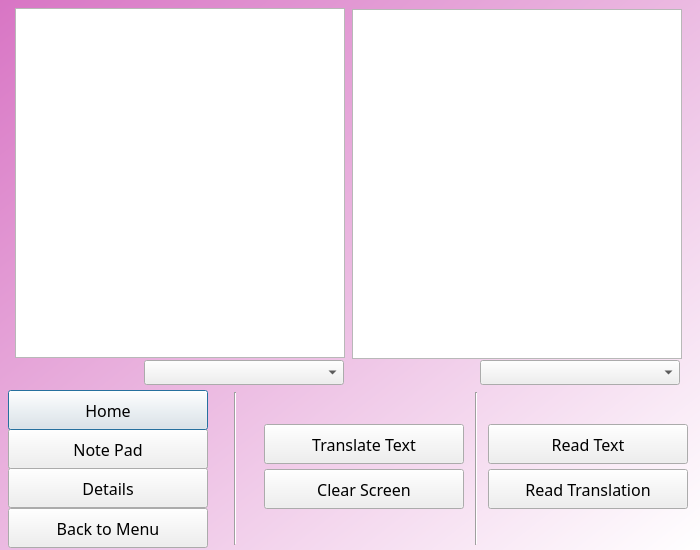
<?xml version="1.0" encoding="UTF-8"?>
<ui version="4.0">
 <class>Dialog</class>
 <widget class="QDialog" name="Dialog">
  <property name="geometry">
   <rect>
    <x>0</x>
    <y>0</y>
    <width>700</width>
    <height>550</height>
   </rect>
  </property>
  <property name="windowTitle">
   <string>Dialog</string>
  </property>
  <widget class="QWidget" name="widget" native="true">
   <property name="geometry">
    <rect>
     <x>0</x>
     <y>0</y>
     <width>700</width>
     <height>550</height>
    </rect>
   </property>
   <property name="styleSheet">
    <string notr="true">QWidget#widget{
	background-color: qlineargradient(spread:pad, x1:0, y1:0, x2:1, y2:1, stop:0 rgba(216, 117, 196, 255), stop:1 rgba(255, 255, 255, 255))
}</string>
   </property>
   <widget class="QPushButton" name="applicationscreen">
    <property name="geometry">
     <rect>
      <x>8</x>
      <y>390</y>
      <width>200</width>
      <height>40</height>
     </rect>
    </property>
    <property name="font">
     <font>
      <family>Agency FB</family>
      <pointsize>12</pointsize>
     </font>
    </property>
    <property name="styleSheet">
     <string notr="true"/>
    </property>
    <property name="text">
     <string>Home</string>
    </property>
    <property name="iconSize">
     <size>
      <width>70</width>
      <height>70</height>
     </size>
    </property>
   </widget>
   <widget class="QPushButton" name="backscreen">
    <property name="geometry">
     <rect>
      <x>8</x>
      <y>508</y>
      <width>200</width>
      <height>40</height>
     </rect>
    </property>
    <property name="font">
     <font>
      <family>Agency FB</family>
      <pointsize>12</pointsize>
     </font>
    </property>
    <property name="styleSheet">
     <string notr="true"/>
    </property>
    <property name="text">
     <string>Back to Menu</string>
    </property>
    <property name="iconSize">
     <size>
      <width>70</width>
      <height>70</height>
     </size>
    </property>
   </widget>
   <widget class="QPushButton" name="malevoice">
    <property name="geometry">
     <rect>
      <x>488</x>
      <y>424</y>
      <width>200</width>
      <height>40</height>
     </rect>
    </property>
    <property name="font">
     <font>
      <family>Agency FB</family>
      <pointsize>12</pointsize>
     </font>
    </property>
    <property name="styleSheet">
     <string notr="true"/>
    </property>
    <property name="text">
     <string>Read Text</string>
    </property>
    <property name="iconSize">
     <size>
      <width>70</width>
      <height>70</height>
     </size>
    </property>
   </widget>
   <widget class="QPushButton" name="detailsscreen">
    <property name="geometry">
     <rect>
      <x>8</x>
      <y>468</y>
      <width>200</width>
      <height>40</height>
     </rect>
    </property>
    <property name="font">
     <font>
      <family>Agency FB</family>
      <pointsize>12</pointsize>
     </font>
    </property>
    <property name="styleSheet">
     <string notr="true"/>
    </property>
    <property name="text">
     <string>Details</string>
    </property>
    <property name="iconSize">
     <size>
      <width>70</width>
      <height>70</height>
     </size>
    </property>
   </widget>
   <widget class="QComboBox" name="comboBox_1">
    <property name="geometry">
     <rect>
      <x>144</x>
      <y>360</y>
      <width>200</width>
      <height>25</height>
     </rect>
    </property>
    <property name="iconSize">
     <size>
      <width>16</width>
      <height>16</height>
     </size>
    </property>
   </widget>
   <widget class="QComboBox" name="comboBox_2">
    <property name="geometry">
     <rect>
      <x>480</x>
      <y>360</y>
      <width>200</width>
      <height>25</height>
     </rect>
    </property>
    <property name="iconSize">
     <size>
      <width>16</width>
      <height>16</height>
     </size>
    </property>
   </widget>
   <widget class="QTextEdit" name="textEdit_1">
    <property name="geometry">
     <rect>
      <x>15</x>
      <y>8</y>
      <width>330</width>
      <height>350</height>
     </rect>
    </property>
   </widget>
   <widget class="QTextEdit" name="textEdit_2">
    <property name="geometry">
     <rect>
      <x>352</x>
      <y>9</y>
      <width>330</width>
      <height>350</height>
     </rect>
    </property>
   </widget>
   <widget class="QPushButton" name="clearButton">
    <property name="geometry">
     <rect>
      <x>264</x>
      <y>469</y>
      <width>200</width>
      <height>40</height>
     </rect>
    </property>
    <property name="font">
     <font>
      <family>Agency FB</family>
      <pointsize>12</pointsize>
     </font>
    </property>
    <property name="styleSheet">
     <string notr="true"/>
    </property>
    <property name="text">
     <string>Clear Screen</string>
    </property>
    <property name="iconSize">
     <size>
      <width>70</width>
      <height>70</height>
     </size>
    </property>
   </widget>
   <widget class="QWidget" name="widget_2" native="true">
    <property name="geometry">
     <rect>
      <x>8</x>
      <y>389</y>
      <width>200</width>
      <height>161</height>
     </rect>
    </property>
    <widget class="QPushButton" name="writerscreen">
     <property name="geometry">
      <rect>
       <x>0</x>
       <y>40</y>
       <width>200</width>
       <height>40</height>
      </rect>
     </property>
     <property name="styleSheet">
      <string notr="true"/>
     </property>
     <property name="text">
      <string>Note Pad</string>
     </property>
     <property name="iconSize">
      <size>
       <width>70</width>
       <height>70</height>
      </size>
     </property>
    </widget>
    <widget class="QWidget" name="widget_5" native="true">
     <property name="geometry">
      <rect>
       <x>0</x>
       <y>0</y>
       <width>200</width>
       <height>161</height>
      </rect>
     </property>
     <widget class="QPushButton" name="writerscreen_2">
      <property name="geometry">
       <rect>
        <x>0</x>
        <y>40</y>
        <width>200</width>
        <height>40</height>
       </rect>
      </property>
      <property name="font">
       <font>
        <family>Agency FB</family>
        <pointsize>12</pointsize>
       </font>
      </property>
      <property name="styleSheet">
       <string notr="true"/>
      </property>
      <property name="text">
       <string>Note Pad</string>
      </property>
      <property name="iconSize">
       <size>
        <width>70</width>
        <height>70</height>
       </size>
      </property>
     </widget>
    </widget>
   </widget>
   <widget class="QWidget" name="widget_3" native="true">
    <property name="geometry">
     <rect>
      <x>488</x>
      <y>421</y>
      <width>200</width>
      <height>89</height>
     </rect>
    </property>
    <widget class="QPushButton" name="femalevoice">
     <property name="geometry">
      <rect>
       <x>0</x>
       <y>48</y>
       <width>200</width>
       <height>40</height>
      </rect>
     </property>
     <property name="font">
      <font>
       <family>Agency FB</family>
       <pointsize>12</pointsize>
      </font>
     </property>
     <property name="styleSheet">
      <string notr="true"/>
     </property>
     <property name="text">
      <string>Read Translation</string>
     </property>
     <property name="iconSize">
      <size>
       <width>70</width>
       <height>70</height>
      </size>
     </property>
    </widget>
   </widget>
   <widget class="QWidget" name="widget_4" native="true">
    <property name="geometry">
     <rect>
      <x>264</x>
      <y>424</y>
      <width>200</width>
      <height>105</height>
     </rect>
    </property>
    <widget class="QPushButton" name="translateButton">
     <property name="geometry">
      <rect>
       <x>0</x>
       <y>0</y>
       <width>200</width>
       <height>40</height>
      </rect>
     </property>
     <property name="font">
      <font>
       <family>Agency FB</family>
       <pointsize>12</pointsize>
      </font>
     </property>
     <property name="styleSheet">
      <string notr="true"/>
     </property>
     <property name="text">
      <string>Translate Text</string>
     </property>
     <property name="iconSize">
      <size>
       <width>70</width>
       <height>70</height>
      </size>
     </property>
    </widget>
   </widget>
   <widget class="Line" name="line">
    <property name="geometry">
     <rect>
      <x>223</x>
      <y>392</y>
      <width>25</width>
      <height>153</height>
     </rect>
    </property>
    <property name="orientation">
     <enum>Qt::Vertical</enum>
    </property>
   </widget>
   <widget class="Line" name="line_2">
    <property name="geometry">
     <rect>
      <x>464</x>
      <y>392</y>
      <width>25</width>
      <height>153</height>
     </rect>
    </property>
    <property name="orientation">
     <enum>Qt::Vertical</enum>
    </property>
   </widget>
   <zorder>widget_4</zorder>
   <zorder>widget_3</zorder>
   <zorder>widget_2</zorder>
   <zorder>applicationscreen</zorder>
   <zorder>backscreen</zorder>
   <zorder>malevoice</zorder>
   <zorder>detailsscreen</zorder>
   <zorder>comboBox_1</zorder>
   <zorder>comboBox_2</zorder>
   <zorder>textEdit_1</zorder>
   <zorder>textEdit_2</zorder>
   <zorder>clearButton</zorder>
   <zorder>line</zorder>
   <zorder>line_2</zorder>
  </widget>
 </widget>
 <resources/>
 <connections/>
</ui>
